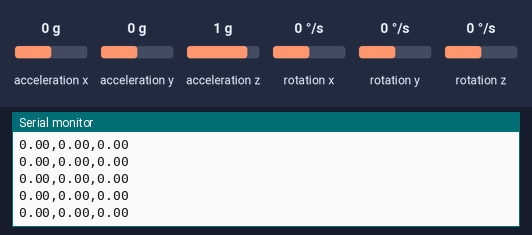
A sketch run on a simulated Arduino Uno, built with avr-gcc and run on an emulated ATmega328P. Parts: the last lines printed to the serial monitor. The inputs (shaded band) are chosen by the test bench; at power-on: acceleration x 0 g, acceleration y 0 g, acceleration z 1 g, rotation z 0 °/s, rotation x 0 °/s, rotation y 0 °/s.

Above: at 4.2 s.
4.3 s: acceleration x set to -1.4 g
At 4.35 s:
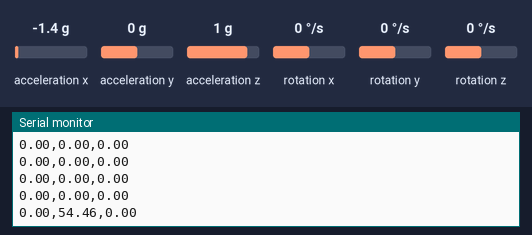
5.8 s: acceleration y set to -1.4 g
At 5.84 s:
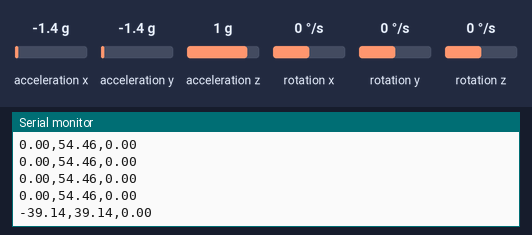
7.3 s: acceleration z set to -1.4 g
At 7.33 s:
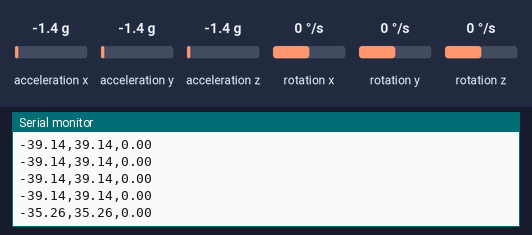
8.8 s: acceleration x set to 0 g
At 8.82 s:
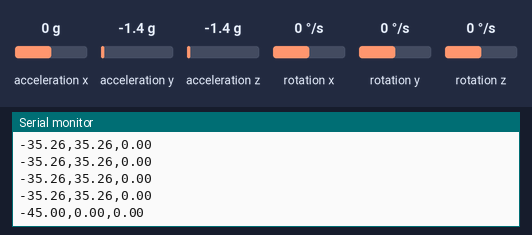
11.8 s: rotation z set to -192 °/s
At 11.81 s:
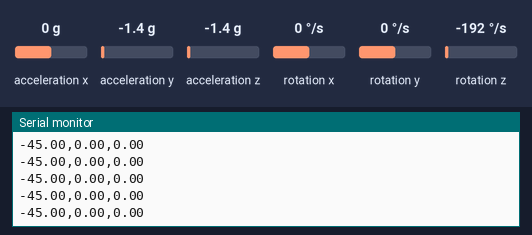
Timing chart, 0 to 14.3 s (numbered marks = the images above; inputs shaded):
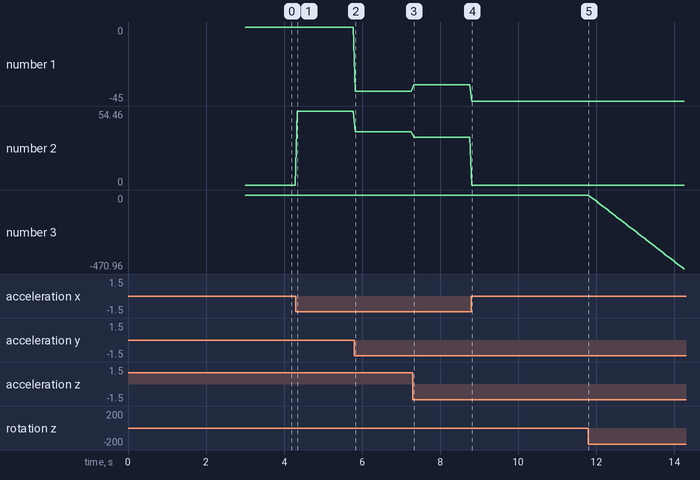

The sketch:

print_mpu6050.ino
```cpp
#include <MPU6050_tockn.h>
#include <Wire.h>

MPU6050 mpu6050(Wire);

void setup() {
  Serial.begin(19200);
  Wire.begin();
  mpu6050.begin();
  mpu6050.calcGyroOffsets(true);
  //초가값 구한뒤 교체하기
//    mpu6050.setGyroOffsets(0.75, 0.05, 0.05);
}

void loop() {
  mpu6050.update();
  Serial.print(mpu6050.getAngleX());
  Serial.print(',');
  Serial.print(mpu6050.getAngleY());
  Serial.print(',');
  Serial.println(mpu6050.getAngleZ());
  delay(50);
}
```

Measured:
- after the input at 4.3 s, the serial monitor: prints a new line at once (image 1)
- after the input at 5.8 s, the serial monitor: prints a new line at once (image 2)
- after the input at 7.3 s, the serial monitor: prints a new line at once (image 3)
- after the input at 8.8 s, the serial monitor: prints a new line at once (image 4)
- plotted number 1: 0 → -39.14 after the input at 5.8 s, -39.14 → -35.26 after the input at 7.3 s, -35.26 → -45 after the input at 8.8 s
- plotted number 2: 0 → 54.46 after the input at 4.3 s, 54.46 → 39.14 after the input at 5.8 s, 39.14 → 35.26 after the input at 7.3 s
- plotted number 3: 0 → -470.96 after the input at 11.8 s
